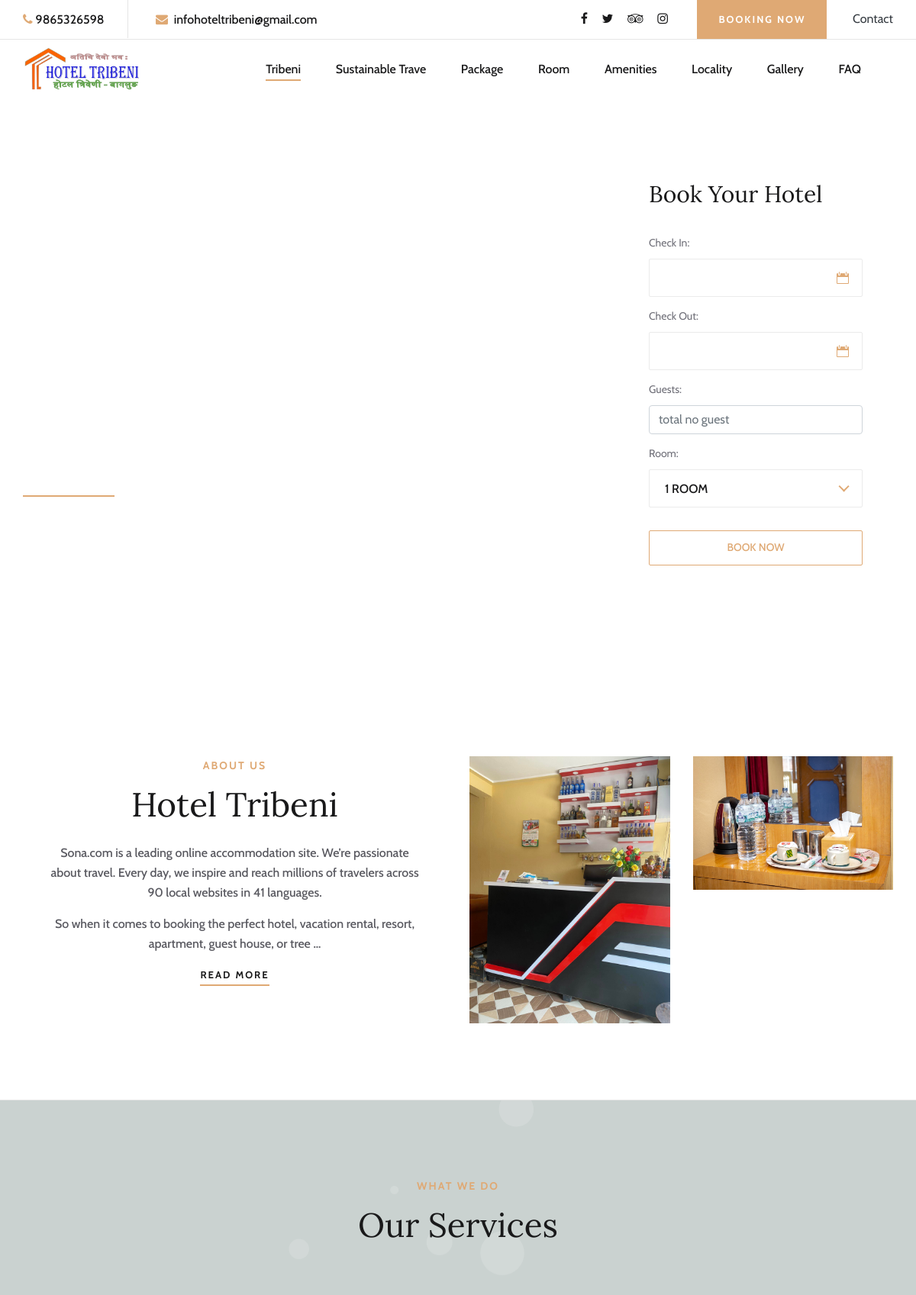
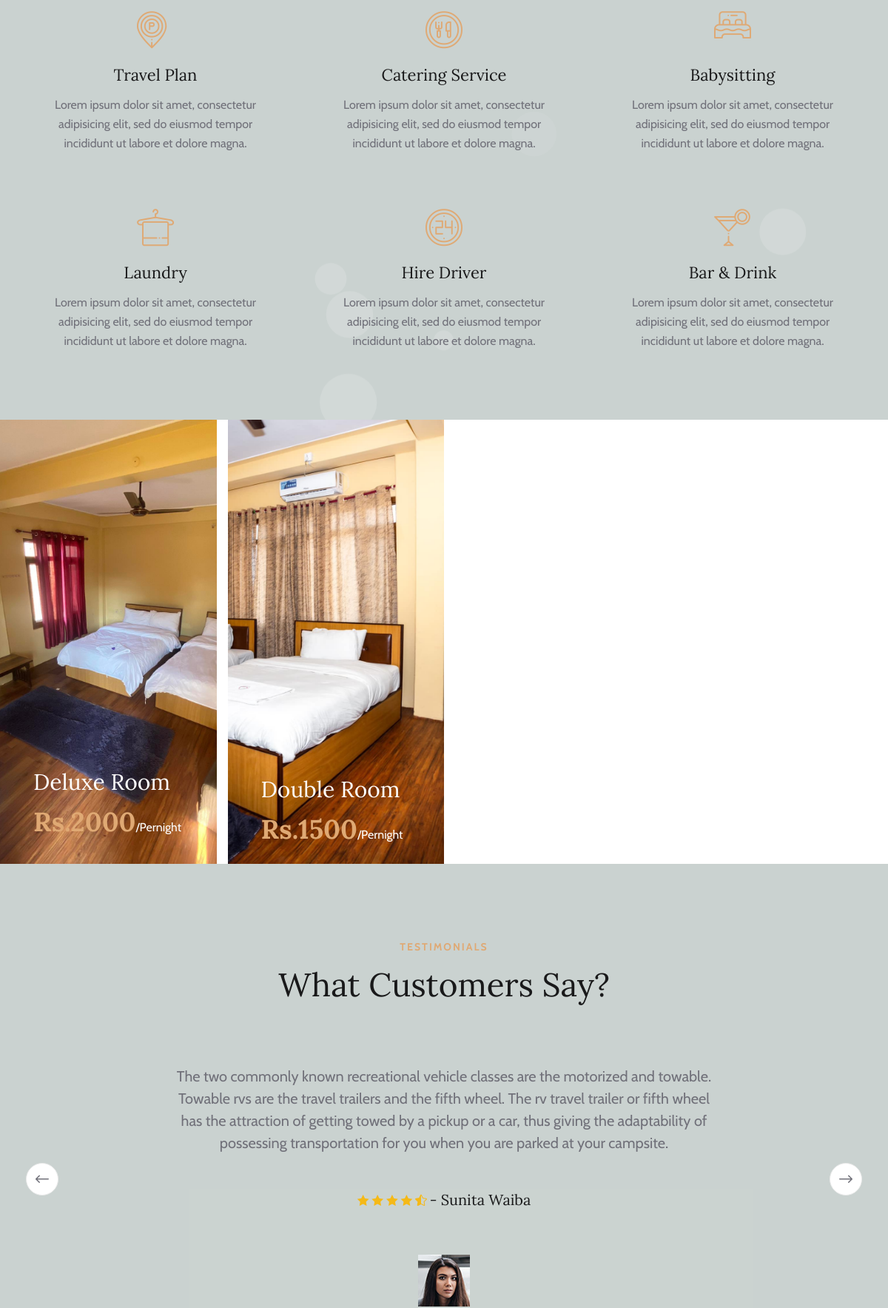
The page / (upper part) on the database its author committed (2 pictures, top to bottom).
### app/models.py (models this page shows, shortened)
class AboutUs(models.Model):
    title = models.CharField(max_length=50)
    discriptions = RichTextField()
    image1 = models.ImageField(upload_to='aboutimage/')
    image2 = models.ImageField(upload_to='aboutimage/')
    slug = AutoSlugField(populate_from= 'title', unique=True, null=True, default=None)
    class Meta:
        ordering =['-id',]

class Room(models.Model):
    room_name = models.CharField(max_length=150)
    rate_per_night = models.PositiveIntegerField()
    size = models.CharField(max_length=150)
    capacity = models.CharField(max_length=150)
    bed = models.CharField(max_length=150)
    services = RichTextField()
    image = models.ImageField(upload_to='roomimages/')
    discriptions = RichTextField()
    room_slug = AutoSlugField(populate_from='room_name', unique=True, null=True, default=None)
    class Meta:
        ordering =['-id',]

class Testimonials(models.Model):
    customer_name = models.CharField(max_length=150)
    image = models.ImageField(upload_to='testimonials/', null=True,blank=True)
    discriptions = RichTextField()
    class Meta:
        ordering = ['-id',]
        verbose_name ="Testimonial"
        verbose_name_plural ="Testimonials"

### app/views.py (the view)
# urls.py: path('', views.index, name="index"),
def index(request):
    sliderimage = SliderImages.objects.all()
    aboutus= AboutUs.objects.first()
    rooms = Room.objects.all()[:4]
    testimonials= Testimonials.objects.all()
    allblog = Blog.objects.all()[:5]
    return render(request,'app/index.html',{'slider_image':sliderimage,
                                            'aboutus':aboutus,
                                            'rooms':rooms,
                                            'testimonals':testimonials,
                                            'threeblog':allblog[:3],
                                            'blogs':allblog[3:]
                                            })

### app/models.py (called while the page is built)
    def __str__(self):
        return self.category_name

### app/templates/app/index.html (shortened to what this page needs)
{% extends 'app/base.html' %}
{% load static %}
{% block content %}
    <section class="hero-section">
        <div class="container">
            <div class="row">
                <div class="col-lg-6">
                    <div class="hero-text">
                        <h1>Tribeni Luxury Hotel</h1>
                        <p>Here are the best hotel booking sites, including recommendations for international
                            travel and for finding low-priced hotel rooms.</p>
                        <a href="#" class="primary-btn">Discover Now</a>
                    </div>
                </div>
                <div class="col-xl-4 col-lg-5 offset-xl-2 offset-lg-1">
                    <div class="booking-form" style="background-color:rgba(255, 255, 255, 0.315); color:dark;">
                        <h3>Book Your Hotel</h3>
                        <form action="#">
                            <div class="check-date">
                                <label for="date-in">Check In:</label>
                                <input type="text" class="date-input" id="date-in">
                                <i class="icon_calendar"></i>
                            </div>
                            <div class="check-date">
                                <label for="date-out">Check Out:</label>
                                <input type="text" class="date-input" id="date-out">
                                <i class="icon_calendar"></i>
                            </div>
                            <div class="select-option">
                                <label for="guest">Guests:</label>
                                <input type="number" name="guest" class ="form-control" placeholder="total no guest">
                            </div>
                            <div class="select-option">
                                <label for="room">Room:</label>
                            </div>
                            <button type="submit">Book Now</button>
                        </form>
                    </div>
                </div>
            </div>
        </div>
    </section>
    <section class="aboutus-section spad">
        <div class="container">
            <div class="row">
                <div class="col-lg-6">
                    <div class="about-text">
                        <div class="section-title">
                            <span>About Us</span>
                            <h2>{{aboutus.title}}</h2>
                        </div>
                        <p class="f-para">
                            {{aboutus.discriptions|safe|truncatechars:300}}
                        </p>
                        <a href="#" class="primary-btn about-btn">Read More</a>
                    </div>
                </div>
                <div class="col-lg-6">
                    <div class="about-pic">
                        <div class="row">
                            <div class="col-sm-6">
                                <img src="{{aboutus.image1.url}}" alt="">
                            </div>
                            <div class="col-sm-6">
                                <img src="{{aboutus.image2.url}}" alt="">
                            </div>
                        </div>
                    </div>
                </div>
            </div>
        </div>
    </section>
    <section class="services-section spad" style="background-image:url('{% static 'app/img/download1.png' %}'); background-color:#2f4e4340;">
        <div class="container">
            <div class="row">
                <div class="col-lg-12">
                    <div class="section-title">
                        <span>What We Do</span>
                        <h2> Our Services</h2>
                    </div>
                </div>
            </div>
            <div class="row">
                <div class="col-lg-4 col-sm-6">
                    <div class="service-item">
                        <i class="flaticon-036-parking"></i>
                        <h4>Travel Plan</h4>
                        <p>Lorem ipsum dolor sit amet, consectetur adipisicing elit, sed do eiusmod tempor incididunt ut
                            labore et dolore magna.</p>
                    </div>
                </div>
                <div class="col-lg-4 col-sm-6">
                    <div class="service-item">
                        <i class="flaticon-033-dinner"></i>
                        <h4>Catering Service</h4>
                        <p>Lorem ipsum dolor sit amet, consectetur adipisicing elit, sed do eiusmod tempor incididunt ut
                            labore et dolore magna.</p>
                    </div>
                </div>
                <div class="col-lg-4 col-sm-6">
                    <div class="service-item">
                        <i class="flaticon-026-bed"></i>
                        <h4>Babysitting</h4>
                        <p>Lorem ipsum dolor sit amet, consectetur adipisicing elit, sed do eiusmod tempor incididunt ut
                            labore et dolore magna.</p>
                    </div>
                </div>
                <div class="col-lg-4 col-sm-6">
                    <div class="service-item">
                        <i class="flaticon-024-towel"></i>
                        <h4>Laundry</h4>
                        <p>Lorem ipsum dolor sit amet, consectetur adipisicing elit, sed do eiusmod tempor incididunt ut
                            labore et dolore magna.</p>
                    </div>
                </div>
                <div class="col-lg-4 col-sm-6">
                    <div class="service-item">
                        <i class="flaticon-044-clock-1"></i>
                        <h4>Hire Driver</h4>
                        <p>Lorem ipsum dolor sit amet, consectetur adipisicing elit, sed do eiusmod tempor incididunt ut
                            labore et dolore magna.</p>
                    </div>
                </div>
                <div class="col-lg-4 col-sm-6">
                    <div class="service-item">
                        <i class="flaticon-012-cocktail"></i>
                        <h4>Bar & Drink</h4>
                        <p>Lorem ipsum dolor sit amet, consectetur adipisicing elit, sed do eiusmod tempor incididunt ut
                            labore et dolore magna.</p>
                    </div>
                </div>
            </div>
        </div>
    </section>
    <section class="hp-room-section">
        <div class="container-fluid">
            <div class="hp-room-items">
                <div class="row">
                    {% for room in rooms %}
                    <div class="col-lg-3 col-md-6">
                        <div class="hp-room-item set-bg" data-setbg="{{room.image.url}}">
                            <div class="hr-text">
                                <h3>{{room.room_name}}</h3>
                                <h2>Rs.{{room.rate_per_night}}<span>/Pernight</span></h2>
                            </div>
                        </div>
                    </div>
                    {% endfor %}
                </div>
            </div>
        </div>
    </section>
    <section class="testimonial-section spad" style="background-color:#2f4e4340;">
        <div class="container">
            <div class="row">
                <div class="col-lg-12">
                    <div class="section-title">
                        <span>Testimonials</span>
                        <h2>What Customers Say?</h2>
                    </div>
                </div>
            </div>
            <div class="row">
                <div class="col-lg-8 offset-lg-2">
                    <div class="testimonial-slider owl-carousel">
                        {% for testimonial in testimonals %}
                        <div class="ts-item">
                            <p>
                                {{testimonial.discriptions|safe}}
                            </p>
                            <div class="ti-author">
                                <div class="rating">
                                    <i class="icon_star"></i>
                                    <i class="icon_star"></i>
                                    <i class="icon_star"></i>
                                    <i class="icon_star"></i>
                                    <i class="icon_star-half_alt"></i>
                                </div>
                                <h5> - {{testimonial.customer_name}}</h5>
                            </div>
                            <img src="{{testimonial.image.url}}" alt="">
                        </div>
                        {% endfor %}
                    </div>
                </div>
            </div>
        </div>
    </section>
    {% endblock %}

### rows shown on the page
AboutUs: title "Hotel Tribeni", discriptions "Sona.com is a leading online accommodation site. We’re passionate about travel. Every day, we inspire and reach millions of travelers across 90 local websites in 41 languages. So when it comes to booking the perfect hotel, vacation rental, resort, apartment, guest house, or tree …", image1 (picture), image2 (picture)
Room: shows a picture, room_name "Deluxe Room", rate_per_night "2000"
Room: shows a picture, room_name "Double Room", rate_per_night "1500"
Testimonials: discriptions "The two commonly known recreational vehicle classes are the motorized and towable. Towable rvs are the travel trailers and the fifth wheel. The rv travel trailer or fifth wheel has the attraction of getting towed by a pickup or a car, thus giving the adaptability of possessing transportation for you when you are parked at your campsite.", customer_name "Sunita Waiba", image (picture)
